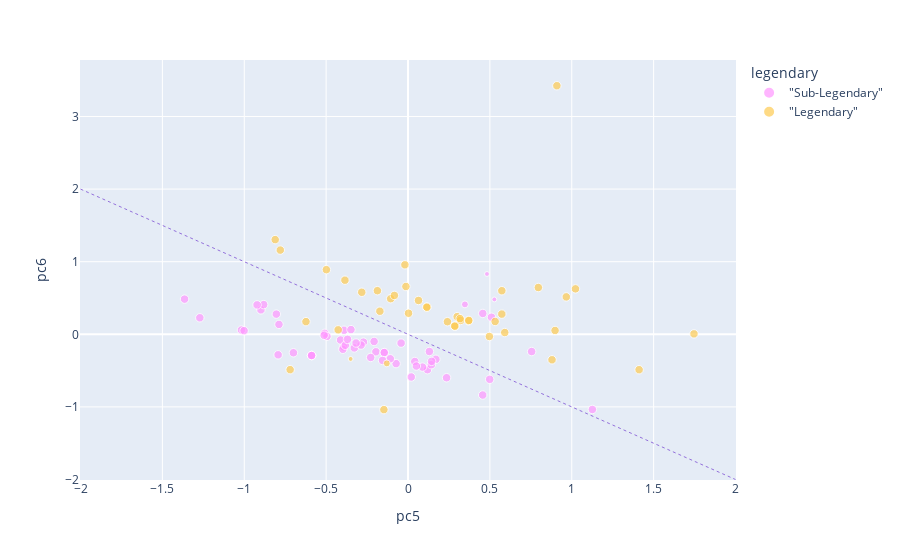

Notebook cell for this chart:
### Markdown cell above
Some Pokemon with large positive `pc5` or `pc6` are in Mega form, Primal form, or Eternamax form. These form in game are temporary and need some requirements, for example needing to have special item on Pokemon, but at the same time give the Pokemon adventage by increasing stats, changing ability and such. Thus, we can see that `pc5` and `pc6` can be use to represent how high the stats of the Pokemon is compared to Pokemon of the same stage. Further more, we can plot legenday Pokemon using `pc5` and `pc6`:

### Code cell
fig = show_pcs_fig(df_plot[['legendary' in s.lower() for s in df_plot.legendary]])('pc5', 'pc6', 'legendary')
fig.add_shape(
            type="line",x0=-2,y0=2,x1=2,y1=-2,
            line={'color': 'MediumPurple','width': 1, 'dash': "dot"}
)

### Figure 1 — Plotly figure (JSON) as saved in the notebook; plotly's stock layout.template omitted (floating-point values rounded to 4 significant figures; data arrays with more than 128 entries replaced by an {"elided": "..."} marker saying what was removed)
{"data": [{"customdata": {"elided": "57x3 str values"}, "hovertemplate": "legendary=%{customdata[2]}<br>pc5=%{x}<br>pc6=%{y}<br>ev_total=%{marker.size}<br>name=%{customdata[0]}<br>form=%{customdata[1]}<extra></extra>", "legendgroup": "\"Sub-Legendary\"", "marker": {"color": "#FF97FF", "size": [1, 3, 3, 3, 3, 3, 3, 3, 3, 3, 3, 3, 3, 3, 3, 3, 3, 3, 3, 3, 3, 3, 3, 3, 3, 3, 2, 3, 3, 3, 3, 3, 3, 3, 3, 3, 3, 3, 3, 1, 3, 3, 3, 3, 3, 3, 3, 3, 3, 3, 3, 3, 3, 3, 3, 3, 3], "sizemode": "area", "sizeref": 0.08333, "symbol": "circle"}, "mode": "markers", "name": "\"Sub-Legendary\"", "orientation": "v", "showlegend": true, "type": "scatter", "x": [0.5272, -0.5887, -0.5887, 0.04143, -0.5082, -0.4948, -0.2721, -0.4119, -0.512, -1.271, 1.126, -0.07267, 0.1306, -0.0422, -0.3281, -0.1081, -0.1961, -0.3909, 0.7551, -0.3484, -1.364, 0.1187, 0.499, -0.1452, -0.1452, -0.207, 0.3476, -0.3936, -0.3979, 0.08845, 0.01977, -0.1552, 0.1702, -1.017, -0.3828, -0.7881, -0.2279, -0.6997, -0.8041, 0.4822, -1.001, -0.7931, 0.2356, -0.3694, 0.05103, 0.1424, 0.5099, 0.4565, -0.2867, -0.3171, 0.1442, -0.8981, -0.8815, -0.5887, -0.5887, 0.4563, -0.9216], "xaxis": "x", "y": [0.4801, -0.2922, -0.2922, -0.3749, 0.01304, -0.02871, -0.108, -0.07872, -0.01356, 0.2275, -1.035, -0.4039, -0.2371, -0.1214, -0.1877, -0.3373, -0.2411, 0.05539, -0.2378, 0.06436, 0.4844, -0.4875, -0.6206, -0.2517, -0.2517, -0.09881, 0.412, -0.1754, -0.2064, -0.4518, -0.588, -0.3599, -0.3442, 0.05906, -0.1513, 0.1362, -0.319, -0.2542, 0.278, 0.8307, 0.04963, -0.2826, -0.5983, -0.06936, -0.4372, -0.4188, 0.2349, 0.287, -0.148, -0.1201, -0.3726, 0.3366, 0.4087, -0.2922, -0.2922, -0.8365, 0.4051], "yaxis": "y"}, {"customdata": [["Calyrex", "None", "\"Legendary\""], ["Mewtwo", "None", "\"Legendary\""], ["Mewtwo", "Mega X", "\"Legendary\""], ["Mewtwo", "Mega Y", "\"Legendary\""], ["Lugia", "None", "\"Legendary\""], ["Ho-Oh", "None", "\"Legendary\""], ["Kyogre", "None", "\"Legendary\""], ["Groudon", "None", "\"Legendary\""], ["Rayquaza", "None", "\"Legendary\""], ["Dialga", "None", "\"Legendary\""], ["Palkia", "None", "\"Legendary\""], ["Giratina", "None", "\"Legendary\""], ["Reshiram", "None", "\"Legendary\""], ["Zekrom", "None", "\"Legendary\""], ["Kyurem", "None", "\"Legendary\""], ["Xerneas", "None", "\"Legendary\""], ["Yveltal", "None", "\"Legendary\""], ["Zygarde", "None", "\"Legendary\""], ["Cosmog", "None", "\"Legendary\""], ["Cosmoem", "None", "\"Legendary\""], ["Solgaleo", "None", "\"Legendary\""], ["Lunala", "None", "\"Legendary\""], ["Necrozma", "None", "\"Legendary\""], ["Giratina", "Origin", "\"Legendary\""], ["Necrozma", "Dusk Mane", "\"Legendary\""], ["Necrozma", "Dawn Wings", "\"Legendary\""], ["Necrozma", "Ultra", "\"Legendary\""], ["Kyurem", "White", "\"Legendary\""], ["Kyurem", "Black", "\"Legendary\""], ["Rayquaza", "Mega", "\"Legendary\""], ["Kyogre", "Primal", "\"Legendary\""], ["Groudon", "Primal", "\"Legendary\""], ["Zacian", "None", "\"Legendary\""], ["Zacian", "Crowned", "\"Legendary\""], ["Zamazenta", "None", "\"Legendary\""], ["Zamazenta", "Crowned", "\"Legendary\""], ["Eternatus", "None", "\"Legendary\""], ["Eternatus", "Eternamax", "\"Legendary\""], ["Zygarde", "10%", "\"Legendary\""], ["Zygarde", "Complete", "\"Legendary\""], ["Calyrex", "Ice Rider", "\"Legendary\""], ["Calyrex", "Shadow Rider", "\"Legendary\""]], "hovertemplate": "legendary=%{customdata[2]}<br>pc5=%{x}<br>pc6=%{y}<br>ev_total=%{marker.size}<br>name=%{customdata[0]}<br>form=%{customdata[1]}<extra></extra>", "legendgroup": "\"Legendary\"", "marker": {"color": "#FECB52", "size": [3, 3, 3, 3, 3, 3, 3, 3, 3, 3, 3, 3, 3, 3, 3, 3, 3, 3, 1, 2, 3, 3, 3, 3, 3, 3, 3, 3, 3, 3, 3, 3, 3, 3, 3, 3, 3, 3, 3, 3, 3, 3], "sizemode": "area", "sizeref": 0.08333, "symbol": "circle"}, "mode": "markers", "name": "\"Legendary\"", "orientation": "v", "showlegend": true, "type": "scatter", "x": [-0.7198, -0.3852, 0.9666, 1.023, 0.3002, 1.411, 0.5909, -0.1718, 0.3209, -0.2824, 0.37, -0.1869, 0.3714, 0.2407, 0.00323, 0.1151, 0.1151, -0.6232, -0.3502, -0.1294, -0.1058, 0.06414, -0.4265, -0.08316, 0.497, 0.3181, 0.5731, -0.01272, 0.5322, 0.796, 1.746, -0.0188, 0.2859, 0.8981, 0.2859, 0.573, -0.78, 0.9092, -0.1472, -0.8109, 0.8795, -0.4984], "xaxis": "x", "y": [-0.4871, 0.7453, 0.5153, 0.6261, 0.2426, -0.4877, 0.02415, 0.3177, 0.1913, 0.579, 0.1853, 0.6006, 0.1913, 0.1735, 0.2899, 0.3738, 0.3738, 0.1743, -0.3395, -0.4007, 0.4907, 0.4661, 0.06118, 0.5354, -0.02994, 0.2158, 0.6, 0.6584, 0.1765, 0.6442, 0.005832, 0.9574, 0.1126, 0.05245, 0.1126, 0.2783, 1.16, 3.423, -1.038, 1.304, -0.351, 0.8906], "yaxis": "y"}], "layout": {"legend": {"itemsizing": "constant", "title": {"text": "legendary"}, "tracegroupgap": 0}, "margin": {"t": 60}, "shapes": [{"line": {"color": "MediumPurple", "dash": "dot", "width": 1}, "type": "line", "x0": -2, "x1": 2, "y0": 2, "y1": -2}], "xaxis": {"anchor": "y", "domain": [0.0, 1.0], "title": {"text": "pc5"}}, "yaxis": {"anchor": "x", "domain": [0.0, 1.0], "title": {"text": "pc6"}}}}
